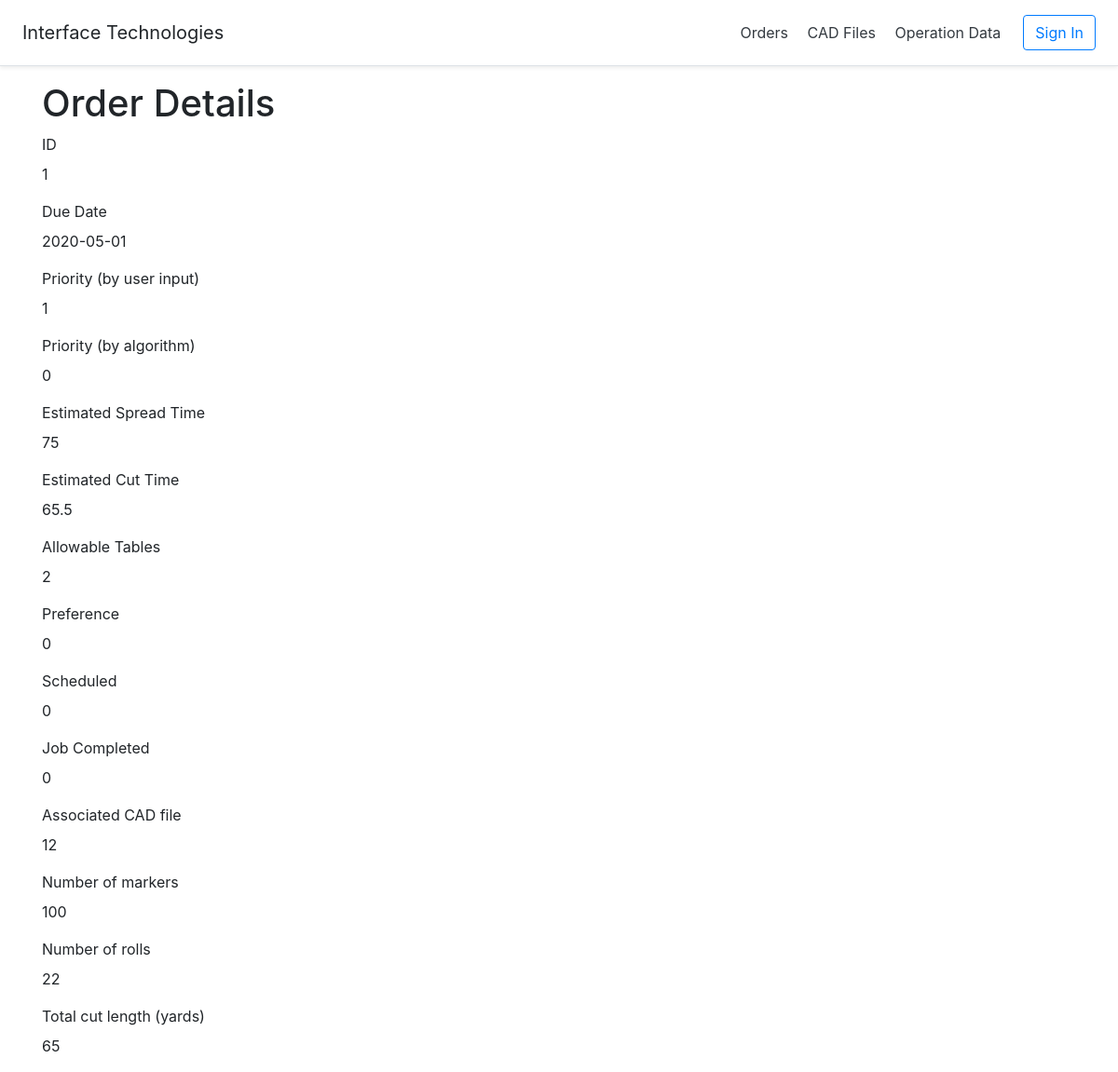
/index.php?action=job_order-read&id=1, run on an earlier commit of the app's database.
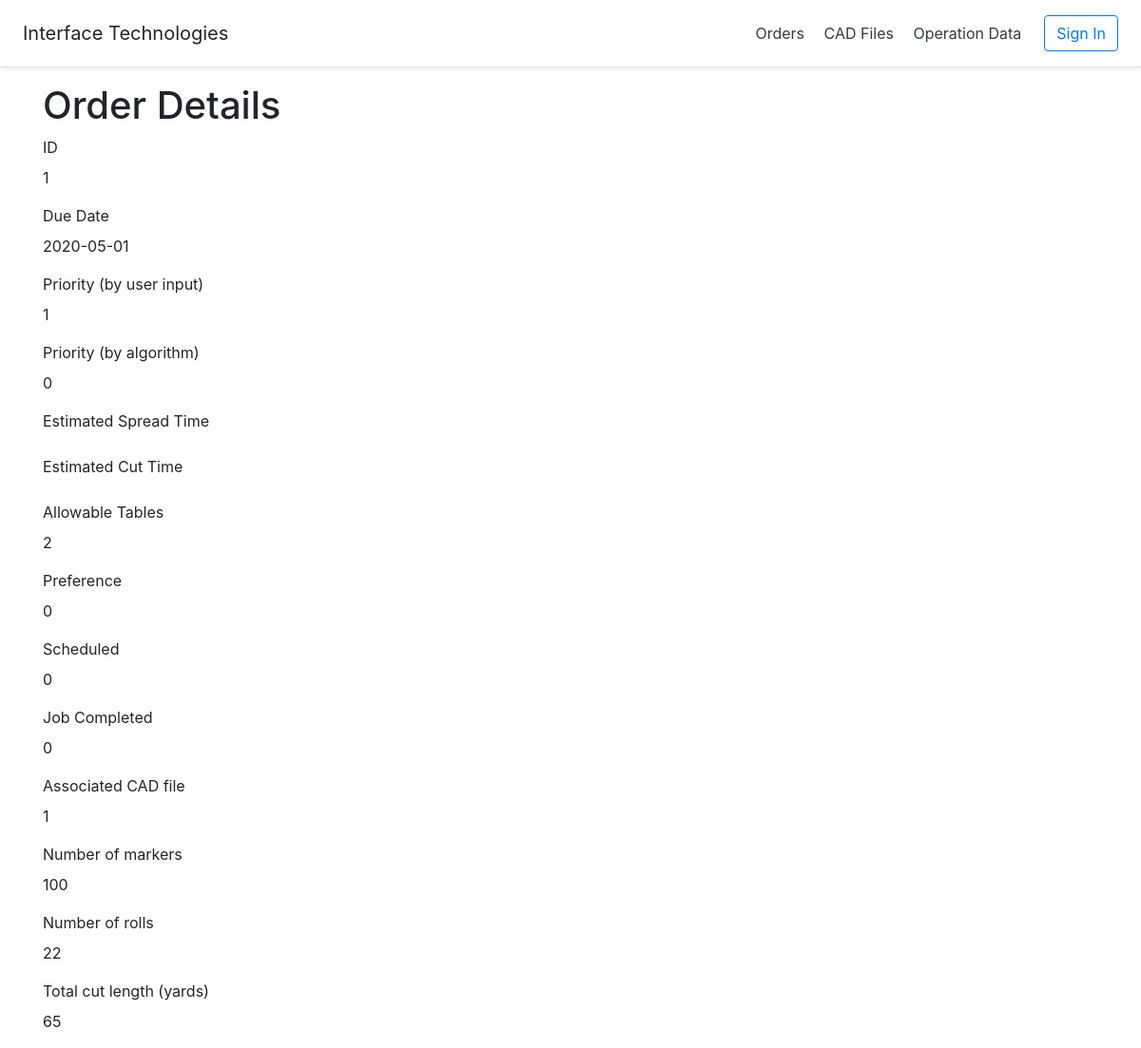
And on a later commit of the database.
### tables this page shows
CREATE TABLE JOB_ORDER
(
    id INT NOT NULL PRIMARY KEY AUTO_INCREMENT,
    due_date DATE,
    spread_time FLOAT,
    cut_time FLOAT,
    user_priority INT,
    generated_priority INT,
    allowable_table_ids VARCHAR(100),
    pref INT,
    scheduled VARCHAR(100),
    job_completed BOOLEAN,

    cadfile_id INT,

    NM INT,         
    TNR INT,       
    TCY INT     
);

### controllers/DBController.php (called while the page is built, shortened)
<?php
class DBController {
    private $host = "localhost";
    private $user = "root";
    private $password = "";
    private $database = "cutroom_db";
    private $conn;
    function __construct() {
        $this->conn = $this->connectDB();
    }
    function connectDB() {
        $conn = mysqli_connect($this->host,$this->user,$this->password,$this->database);
        return $conn;
    }
    function runQuery($query, $param_type, $param_value_array) {
        $sql = $this->conn->prepare($query);
        $this->bindQueryParams($sql, $param_type, $param_value_array);
        $sql->execute();
        $result = $sql->get_result();
        if ($result->num_rows > 0) {
            while($row = $result->fetch_assoc()) {
                $resultset[] = $row;
            }
        }
        if(!empty($resultset)) {
            return $resultset;
        }
    }
    function bindQueryParams($sql, $param_type, $param_value_array) {
        $param_value_reference[] = & $param_type;
        for($i=0; $i<count($param_value_array); $i++) {
            $param_value_reference[] = & $param_value_array[$i];
        }
        call_user_func_array(array(
            $sql,
            'bind_param'
        ), $param_value_reference);
    }
}
?>

### controllers/job_order.php (called while the page is built, shortened)
<?php
require_once 'DBController.php';
class Job_Order {
    private $db_handle;
    function __construct() {
        $this->db_handle = new DBController();
    }
    function getOrderById($order_id) {
        $query = "SELECT * FROM JOB_ORDER WHERE id = ?";
        $paramType = "i";
        $paramValue = array(
            $order_id
        );
        $result = $this->db_handle->runQuery($query, $paramType, $paramValue);
        return $result;
    }
}
?>

### views/job_order-read.php (the view)
<?php require_once "header.php"; ?>
    <div class="container">
        <div class="page-header">
            <h1>Order Details</h1>
        </div>
        <div class="form-group">
            <label>ID</label>
            <p class="form-control-static"><?php echo $result[0]["id"]; ?></p>
        </div>
        <div class="form-group">
            <label>Due Date</label>
            <p class="form-control-static"><?php echo $result[0]["due_date"]; ?></p>
        </div>
        <div class="form-group">
            <label>Priority (by user input)</label>
            <p class="form-control-static"><?php echo $result[0]["user_priority"]; ?></p>
        </div>
        <div class="form-group">
            <label>Priority (by algorithm)</label>
            <p class="form-control-static"><?php echo $result[0]["generated_priority"]; ?></p>
        </div>
        <div class="form-group">
            <label>Estimated Spread Time</label>
            <p class="form-control-static"><?php echo $result[0]["spread_time"]; ?></p>
        </div>
        <div class="form-group">
            <label>Estimated Cut Time</label>
            <p class="form-control-static"><?php echo $result[0]["cut_time"]; ?></p>
        </div>
        <div class="form-group">
            <label>Allowable Tables</label>
            <p class="form-control-static"><?php echo $result[0]["allowable_table_ids"]; ?></p>
        </div>
        <div class="form-group">
            <label>Preference</label>
            <p class="form-control-static"><?php echo $result[0]["pref"]; ?></p>
        </div>
        <div class="form-group">
            <label>Scheduled</label>
            <p class="form-control-static"><?php echo $result[0]["scheduled"]; ?></p>
        </div>
        <div class="form-group">
            <label>Job Completed</label>
            <p class="form-control-static"><?php echo $result[0]["job_completed"]; ?></p>
        </div>
        <div class="form-group">
            <label>Associated CAD file</label>
            <p class="form-control-static"><?php echo $result[0]["cadfile_id"]; ?></p>
        </div>
        <div class="form-group">
            <label>Number of markers</label>
            <p class="form-control-static"><?php echo $result[0]["NM"]; ?></p>
        </div>
        <div class="form-group">
            <label>Number of rolls</label>
            <p class="form-control-static"><?php echo $result[0]["TNR"]; ?></p>
        </div>
        <div class="form-group">
            <label>Total cut length (yards)</label>
            <p class="form-control-static"><?php echo $result[0]["TCY"]; ?></p>
        </div>
    </div>
</body>
</html>

What changed in the data, as far as the page shows it:
changed job_order id 1: cadfile "12" → "1"; spread_time "75" → (not shown); cut_time "65.5" → (not shown)
